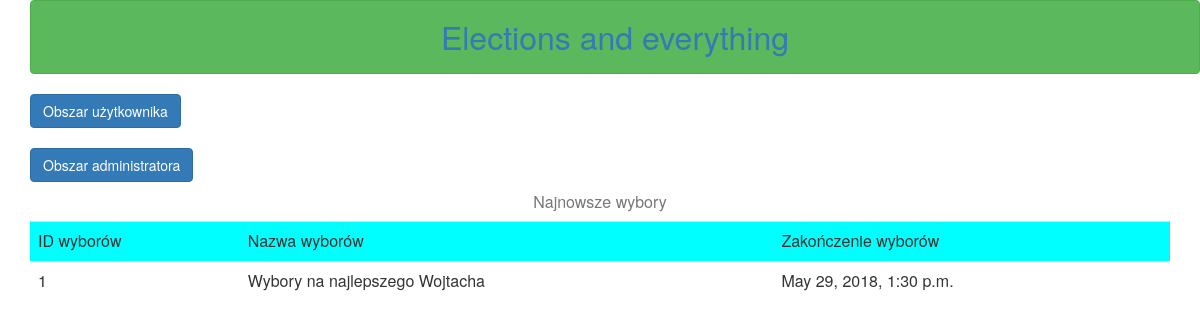
Before: / with the older database file.
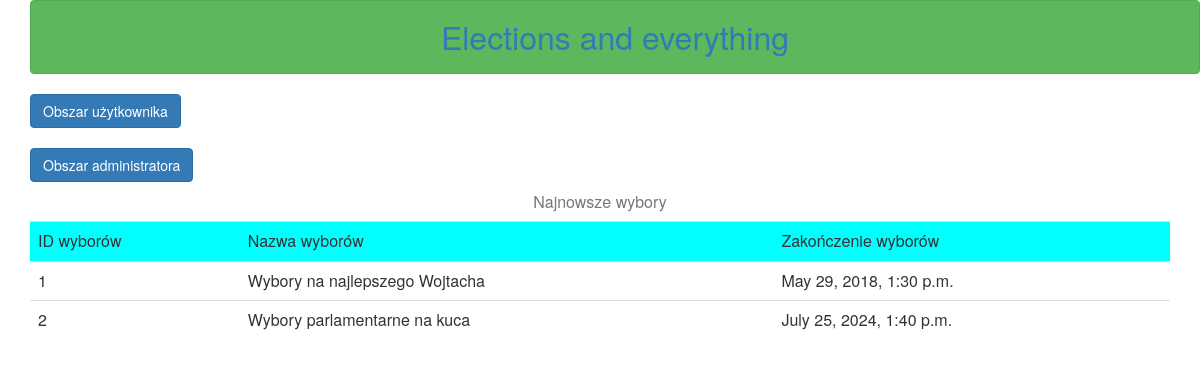
After: the same page with the newer database file.
### mysite/models.py (models this page shows, shortened)
class wybory(models.Model):
    ID_WYBOROW = models.AutoField(primary_key=True)
    nazwaWyborow = models.CharField(max_length=100)
    maxLiczbaKandydatowDoPoparcia = models.PositiveIntegerField()
    dataRozpoczecia = models.DateTimeField()
    dataZakonczenia = models.DateTimeField()
    class Meta:
        ordering = ["ID_WYBOROW"]
        db_table = "Wybory"
        verbose_name = "Wybory"
        verbose_name_plural = "Wybory"

### mysite/views.py (the view, shortened to what this page needs)
# urls.py: path('', views.home_view, name='Home'),
def home_view(request):
    username = ''
    template = loader.get_template("home.html")
    all_elections = wybory.objects.order_by('-dataRozpoczecia')[:5]
    context = {
        'username': username,
        'all_elections': all_elections
    }
    return HttpResponse(template.render(context, request))

### mysite/templates/home.html (shortened to what this page needs)
{% extends "base.html" %}
{% load bootstrap3 %}
{% block content %}
{% bootstrap_button "Obszar użytkownika" href='login/user'  %} <br/><br/>
    {% bootstrap_button "Obszar administratora" href='login/mod' button_type="link" button_class="btn-primary" %}
{% if all_elections %}
    <table class="table" align="center">
    <caption class="text-center">Najnowsze wybory</caption>
    <tr bgcolor="#00ffff">
    <td>
        ID wyborów
    </td>
    <td>
        Nazwa wyborów
    </td>
    <td>
        Zakończenie wyborów
    </td>
    </tr>
    {%for election in all_elections %}
    <tr>
        <td>
           {{ election.ID_WYBOROW }}
        </td>
        <td>
            {{ election.nazwaWyborow }}
        </td>
        <td>
            {{ election.dataZakonczenia }}
        </td>
    </tr>
    {% endfor %}
    </table>
    <br/>
{% else %}
    <br/><br/>
    <div class="alert alert-danger">
    <strong>Brak wyborów</strong>
    </div>
{% endif %}
{% endblock %}

Changed rows visible on the page:
added wybory: ID_WYBOROW "2", nazwaWyborow "Wybory parlamentarne na kuca", dataZakonczenia "July 25, 2024, 1:40 p.m."
